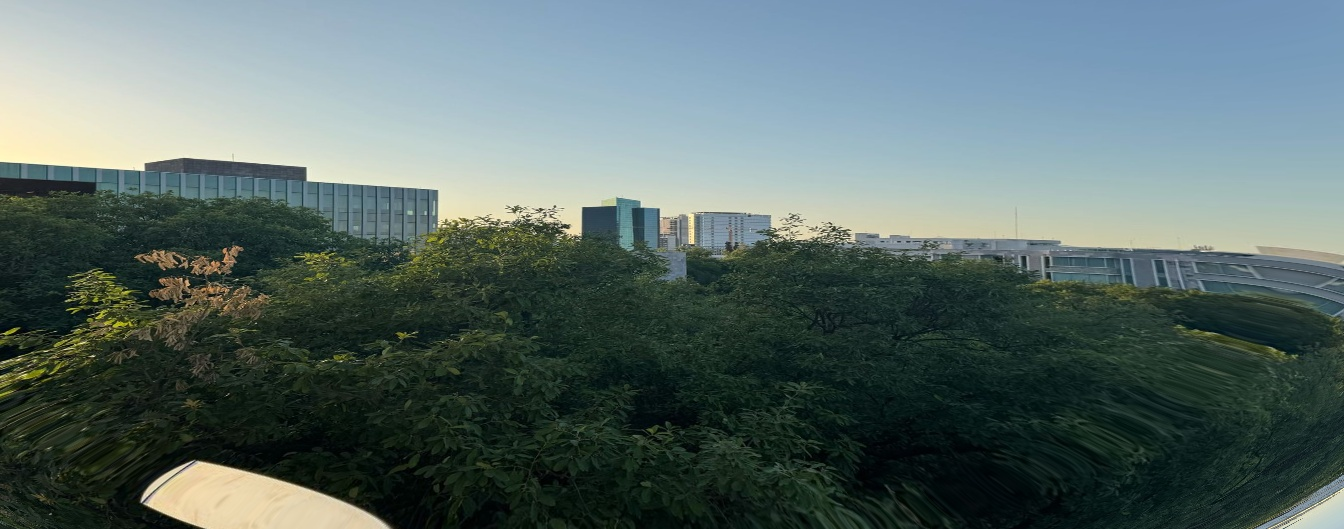
#> input picture Fotogrametria/undistorted_imgs/undistorted_paisaje1.jpg, 1344 x 529 px, found by its file name
$ python manual_stitch.py
#> lines starting #> are read from the running program, lines starting #| are printed output that depends on the picture
#> in main, base_image is the input picture: shape (529, 1344, 3); mean B, G, R 105.1, 107.3, 90.1
import cv2
import numpy as np
import os

""" PROBLEMAS ENFRENTADOS
1) CRASHEO DE LA COMPU:
    Hipotesis
    Tuve que gregar una funcion con un constante para redimensionar las imagenes dado que
    la carga computacional era muy grande al correr con GPU provocando que mi compu crasheara.
    El codigo estaba produciendo las imagenes intermedias con muchos features al hacer el stitching con
    imagenes que son de alta resolucion.Consumiendo mucha RAM y CPU/GPU.
    Otro posible problema es
    que las imagenes varien demasiado en cuanto a perspectiva haciendo que el warp sobrecompensara
    con una imagen de mayor tamaño y al ser un proceso iterativo la imagen es tan grande que nos
    quedamos sin recursos.

2) AREAS NEGRAS EN LA IMAGEN FINAL:
    Hipotesis
    Creo que la homografia es un tanto extrema. Al tener una variacion de perspectiva, angulos muy grandes on gran profundidad entre de cada imagen
     la homogria no es capaz de compensar y por ende proyecta areas negras.

3) STITCHING ITERATIVO CON ERROR:
    Hipotesis:
    Creo que el problema puede estar en que al coser en cadena, la imagen resultante de (1-2) se warpea y adquiere una perspectiva distinta de la foto 2 original.
    Así, cuando se compara con la foto 3, hay más variación de características de la esperada si se usaran solo fotos originales. Aunque cada
    par consecutivo (1-2, 2-, 3-4, etc..) parezca similar, la foto resultante intermedia distorsiona la siguiente coincidencia. Esto nos da como resultado
    errores en la homografía y genera la zonas negras o el stitching raro que vemo en las imagenes.
    Posible solucion:
    * Utilizar algo para cada par de imágenes consecutivas n, n+1
    * Usar una imagen de referencia
"""


MAX_WIDTH = 1000

def resize_image(image, max_width=MAX_WIDTH):
#> called with max_width = 1000
    h, w = image.shape[:2]
#> h = 529; w = 1344
    if w > max_width:
        ratio = max_width / w
#> ratio = 0.744
        new_dim = (max_width, int(h * ratio))
#> new_dim = (1000, 393)
        return cv2.resize(image, new_dim, interpolation=cv2.INTER_AREA)
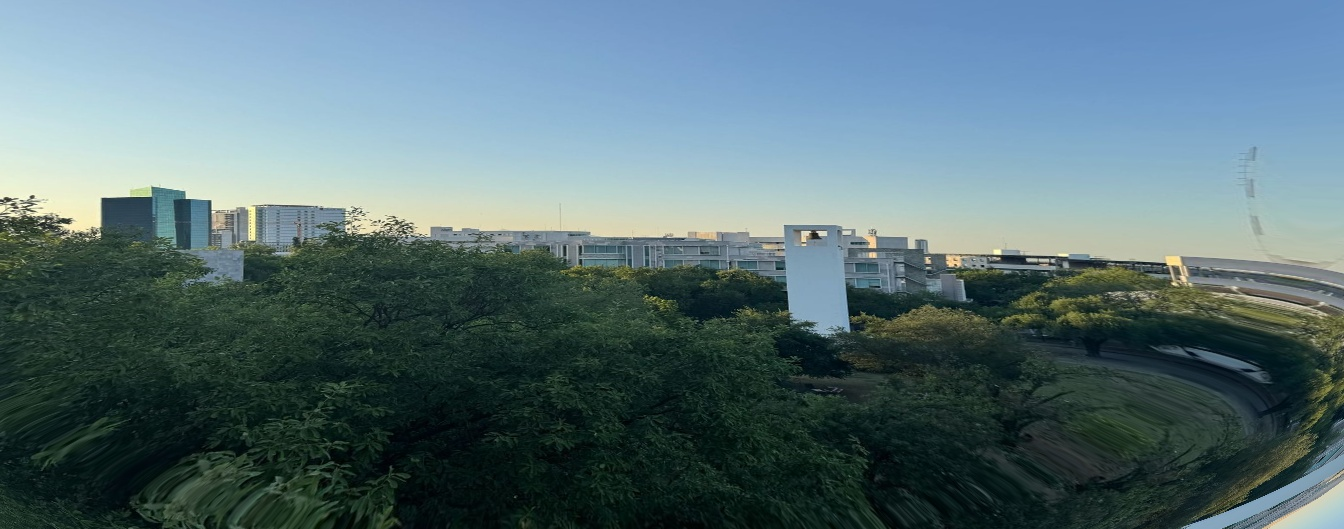
#> input picture Fotogrametria/undistorted_imgs/undistorted_paisaje2.jpg, 1344 x 529 px, found by its file name
#> in main, next_image is the input picture: shape (529, 1344, 3); mean B, G, R 118.3, 112.6, 88.5
    return image

def crop_black_areas(image):
    gray = cv2.cvtColor(image, cv2.COLOR_BGR2GRAY)
    _, mask = cv2.threshold(gray, 1, 255, cv2.THRESH_BINARY)
    if cv2.countNonZero(mask) == 0:
        return image
    x, y, w, h = cv2.boundingRect(mask)
    return image[y:y+h, x:x+w]


def stitch_two_images(img1, img2, debug=False):
#> called with debug = True
    gray1 = cv2.cvtColor(img1, cv2.COLOR_BGR2GRAY)
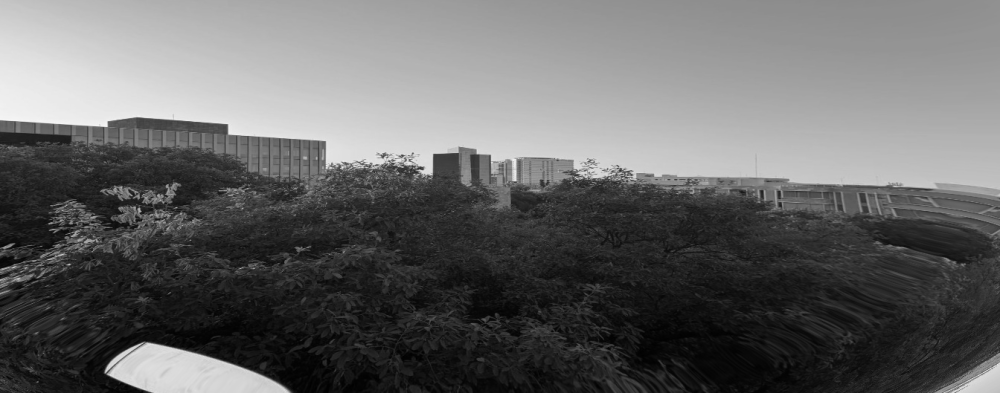
#> gray1: shape (393, 1000); min 1, max 247, mean 101.9
    gray2 = cv2.cvtColor(img2, cv2.COLOR_BGR2GRAY)
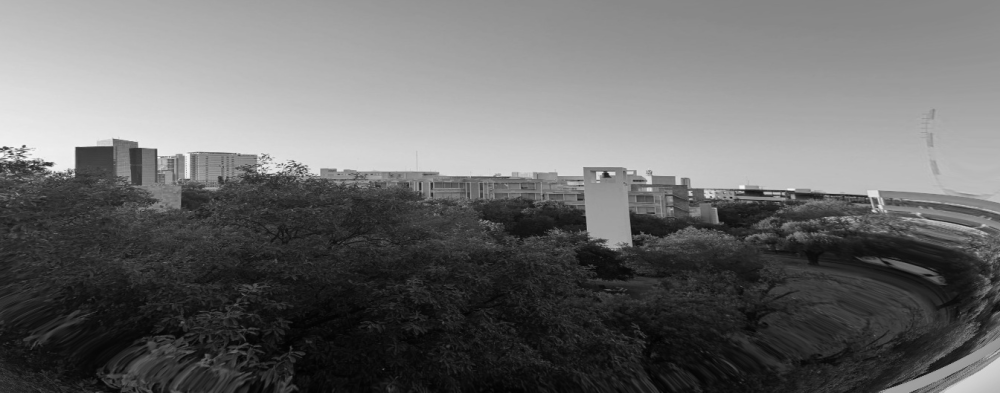
#> gray2: shape (393, 1000); min 2, max 248, mean 106.1

    # Crear ORB y detectar/ nfeatires se puede ajustar intente un numero bajo por el problema 1) planteado
    orb = cv2.ORB_create(nfeatures=400)
    kp1, des1 = orb.detectAndCompute(gray1, None)
#> kp1 = 400 keypoints; strongest (x, y, size): (422, 169, 31), (106, 125, 37.2), (226, 125, 31), (434, 154, 31)
    kp2, des2 = orb.detectAndCompute(gray2, None)
#> kp2 = 400 keypoints; strongest (x, y, size): (77, 149, 77.1), (50, 165, 31), (76, 148, 44.6), (50, 163, 37.2)

    if debug:
        img1_feat = cv2.drawKeypoints(img1, kp1, None, color=(0,255,0))
        img2_feat = cv2.drawKeypoints(img2, kp2, None, color=(0,255,0))
        cv2.imshow("Features en Imagen 1", img1_feat)
        cv2.imshow("Features en Imagen 2", img2_feat)
        print("[DEBUG] Mostrando features detectados. Presiona 'esc' para continuar...")
        while True:
            key = cv2.waitKey(0) & 0xFF
#> (key Esc is pressed here)
            if key == 27:
                break
        cv2.destroyAllWindows()

    # Matching
    bf = cv2.BFMatcher(cv2.NORM_HAMMING, crossCheck=True)
    matches = bf.match(des1, des2)
#> matches = 117 matches
    matches = sorted(matches, key=lambda x: x.distance)
    good_matches = matches[:40]
#> good_matches = 40 matches

    if debug:
        match_vis = cv2.drawMatches(img1, kp1, img2, kp2, good_matches, None,
                                    flags=cv2.DrawMatchesFlags_NOT_DRAW_SINGLE_POINTS)
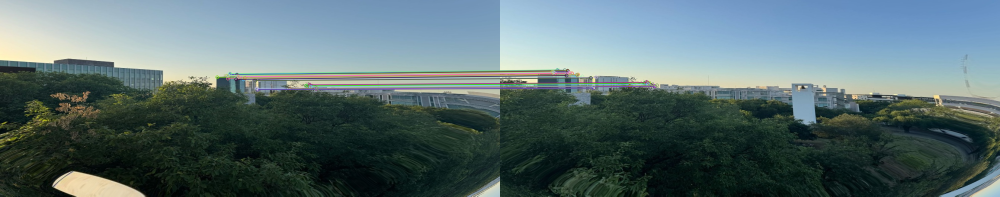
#> match_vis: shape (393, 2000, 3) (shown at 1/2 size); mean B, G, R 111, 109, 88.5
        cv2.imshow("Matching de Caracteristicas (ORB)", match_vis)
        print("[DEBUG] Mostrando matches ORB. Presiona 'esc' para continuar...")
        while True:
            key = cv2.waitKey(0) & 0xFF
#> (key Esc is pressed here)
            if key == 27:
                break
        cv2.destroyAllWindows()

    # Extraer puntos (features)
    src_pts = np.float32([kp1[m.queryIdx].pt for m in good_matches]).reshape(-1,1,2)
#> src_pts = 40 rows, first 8: [457.2, 151.2], [457, 151], [456.2, 153.8], [459.4, 148.3], [459.6, 146.9], [455.4, 156.8], [476.6, 152.6], [471.8, 149.3]
    dst_pts = np.float32([kp2[m.trainIdx].pt for m in good_matches]).reshape(-1,1,2)
#> dst_pts = 40 rows, first 8: [110.6, 143.4], [110.9, 144], [109.5, 149.3], [114, 140], [114.5, 139.3], [107.5, 149.3], [138.9, 145.2], [129, 139.7]

    #  Calcular homografía
    H, mask = cv2.findHomography(src_pts, dst_pts, cv2.RANSAC, 4.0)
#> H = [[50.1, 10.94, -21145.9], [6.49, 49.94, -6074.4], [0.0446, 0.0632, 1]]; mask = 40 values, max 1 at index 0, min 0 at index 13, mean 0.925
    if H is None:
        print("Error: Homografía no calculada.")
        return img1

    # Obtener dimensiones
    h1, w1 = img1.shape[:2]
#> h1 = 393; w1 = 1000
    h2, w2 = img2.shape[:2]
#> h2 = 393; w2 = 1000

    # Calcular bounding box
    corners_img1 = np.float32([[0,0],[0,h1],[w1,h1],[w1,0]]).reshape(-1,1,2)
    transformed_corners = cv2.perspectiveTransform(corners_img1, H).reshape(-1,2)
#> transformed_corners = [[-21145.9, -6074.4], [-651.5, 524.1], [472.1, 284.5], [635.1, 9.1]]
    fixed_corners = np.float32([[0,0],[0,h2],[w2,h2],[w2,0]])
    corners_combined = np.vstack((transformed_corners, fixed_corners))
#> corners_combined = [[-21145.9, -6074.4], [-651.5, 524.1], [472.1, 284.5], [635.1, 9.1], [0, 0], [0, 393], [1000, 393], [1000, 0]]
    [xmin, ymin] = np.int32(corners_combined.min(axis=0).ravel() - 0.5)
#> xmin = -21146; ymin = -6074
    [xmax, ymax] = np.int32(corners_combined.max(axis=0).ravel() + 0.5)
#> xmax = 1000; ymax = 524

    print("[DEBUG] xmin, ymin, xmax, ymax:", xmin, ymin, xmax, ymax)
#| [DEBUG] xmin, ymin, xmax, ymax: -21146 -6074 1000 524

    translation = [-xmin, -ymin]
#> translation = [21146, 6074]
    H_translation = np.array([[1, 0, translation[0]],
                              [0, 1, translation[1]],
                              [0, 0, 1]], dtype=np.float32)
#> H_translation = [[1, 0, 21146], [0, 1, 6074], [0, 0, 1]]

    # Warp de img1 sin recorte
    result = cv2.warpPerspective(img1, H_translation.dot(H), (xmax - xmin, ymax - ymin))

    # Pega img2 en el lienzo. Creo que hay algo mejorable en el proceso del warp para minimizar el error, pero ya no di con que.
    y_start = translation[1]
#> y_start = 6074
    x_start = translation[0]
#> x_start = 21146
    y_end = y_start + h2
#> y_end = 6467
    x_end = x_start + w2
#> x_end = 22146
    result[y_start:y_end, x_start:x_end] = img2

    if debug:
        cv2.imshow("Panorama Parcial", result)
        print("[DEBUG] Mostrando resultado parcial de stitching. Presiona 'esc' para continuar ...")
        while True:
            key = cv2.waitKey(0) & 0xFF
#> (key Esc is pressed here)
            if key == 27:
                break
        cv2.destroyAllWindows()

    return result

def main():
    images_list = [
        '/home/rodrigo/Documents/Fotogrametria/undistorted_imgs/undistorted_paisaje1.jpg',
        '/home/rodrigo/Documents/Fotogrametria/undistorted_imgs/undistorted_paisaje2.jpg',
        '/home/rodrigo/Documents/Fotogrametria/undistorted_imgs/undistorted_paisaje3.jpg',
        '/home/rodrigo/Documents/Fotogrametria/undistorted_imgs/undistorted_paisaje4.jpg',
    ]

    base_image = cv2.imread(images_list[0])
    base_image = resize_image(base_image)
    if base_image is None:
        print(f"Error leyendo {images_list[0]}")
        return

    for i in range(1, len(images_list)):
        next_image = cv2.imread(images_list[i])
        next_image = resize_image(next_image)
        if next_image is None:
            print(f"Error leyendo {images_list[i]}")
            continue

        print(f"\n--- Stitching {images_list[i-1]} con {images_list[i]} ---")

        base_image = stitch_two_images(base_image, next_image, debug=True)
        base_image = crop_black_areas(base_image)
#> in crop_black_areas, `x, y, w, h = cv2.boundingRect(mask)`: x = 0; w = 22146; h = 6598
        base_image = resize_image(base_image)
#> call 3 of resize_image, with image = array of shape (6598, 22146, 3), max_width = 1000
#> in resize_image (call 3), `return cv2.resize(image, new_dim, interpolation=cv2.INTER_AREA)`:
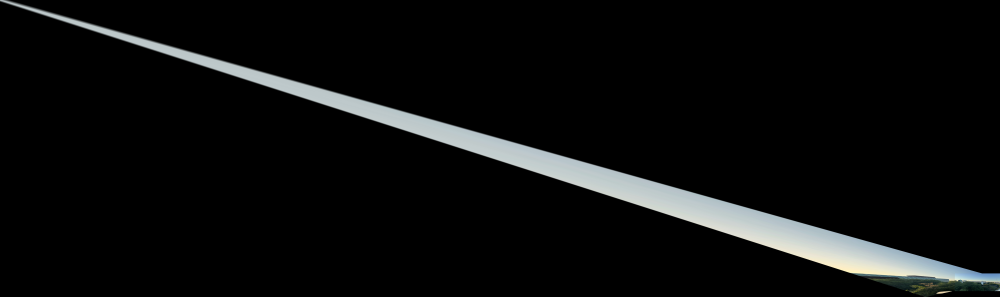
#> returned value: shape (297, 1000, 3); mean of channels 0, 1, 2 13.7, 13.8, 13; drawn as B, G, R
#> pass 2 of the loop in main, `for i in range(1, len(images_list)):`:
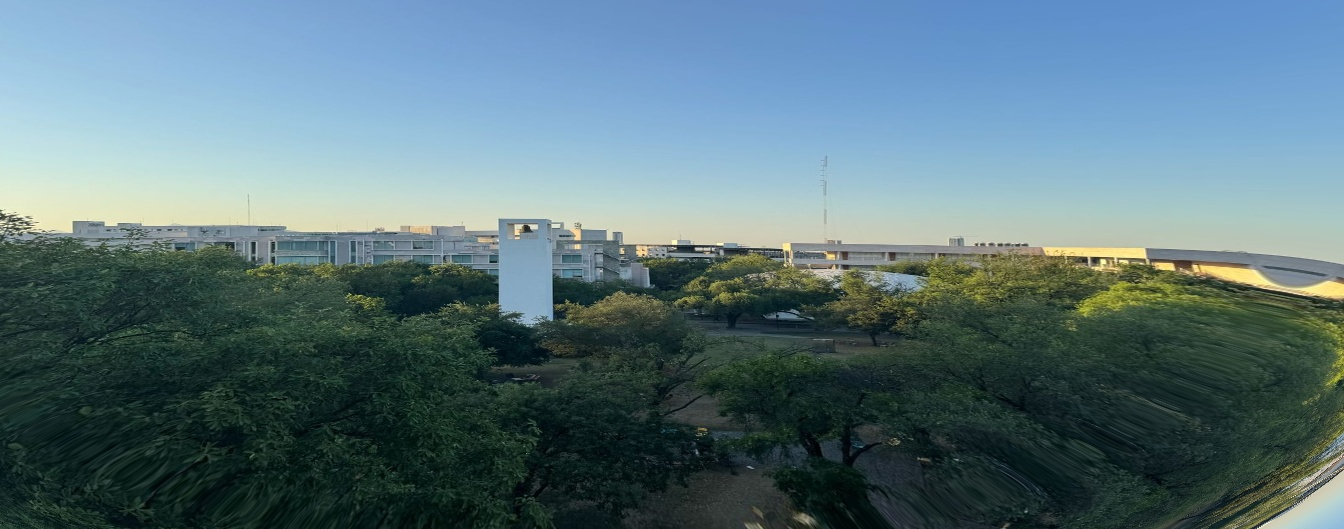
#> input picture Fotogrametria/undistorted_imgs/undistorted_paisaje3.jpg, 1344 x 529 px, found by its file name
#> in main, next_image is the input picture: shape (529, 1344, 3); mean B, G, R 123.5, 116.3, 90.1
#> gray1: shape (297, 1000)
#> in stitch_two_images (call 2), `gray2 = cv2.cvtColor(img2, cv2.COLOR_BGR2GRAY)`:
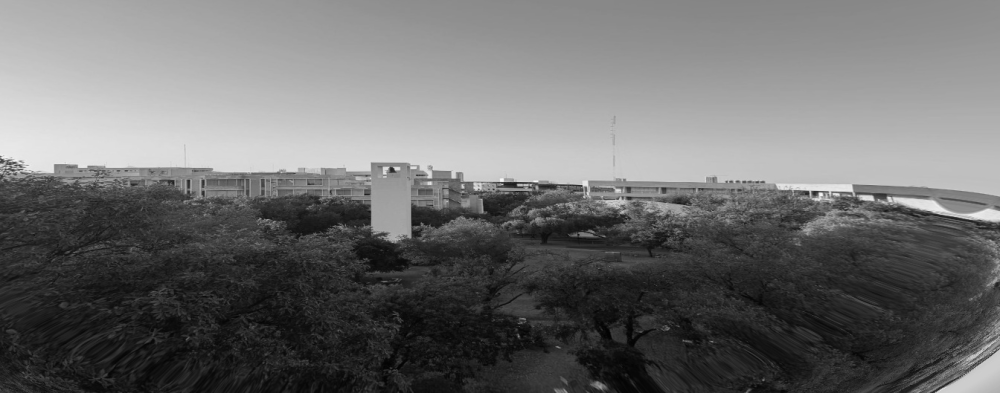
#> gray2: shape (393, 1000); min 2, max 248, mean 109.3
#> kp1 = 3 keypoints; (x, y, size): (455, 147, 111.1), (677, 218, 53.6), (681, 218, 53.6)
#> kp2 = 400 keypoints; strongest (x, y, size): (808, 193, 31), (820, 194, 31), (814, 194, 44.6), (816, 192, 37.2)
#> img1_feat: shape (297, 1000, 3)
#> (key Enter is pressed here)
#> matches = 2 matches
#> in stitch_two_images (call 2), `match_vis = cv2.drawMatches(img1, kp1, img2, kp2, good_matches, None, ..`:
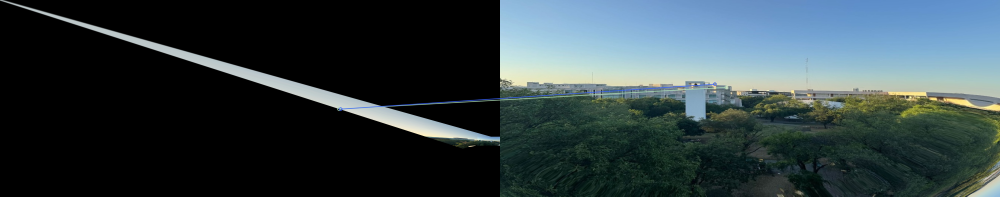
#> match_vis: shape (393, 2000, 3) (shown at 1/2 size); mean B, G, R 67.3, 63.5, 50.1
#> (key Enter is pressed here)
#> src_pts = [[677.4, 217.7], [680.8, 217.7]]
#> dst_pts = [[452, 174.2], [429.2, 168]]

    cv2.imwrite("panorama_final.jpg", base_image)
    print("\n[INFO] Panorama final guardado en 'panorama_final.jpg'")
    cv2.imshow("Panorama Final", base_image)
    while True:
        key = cv2.waitKey(0) & 0xFF
        if key == 27:
            break
    cv2.destroyAllWindows()

if __name__ == "__main__":
#> (the run stopped early here; a loop or call above may not have finished)
